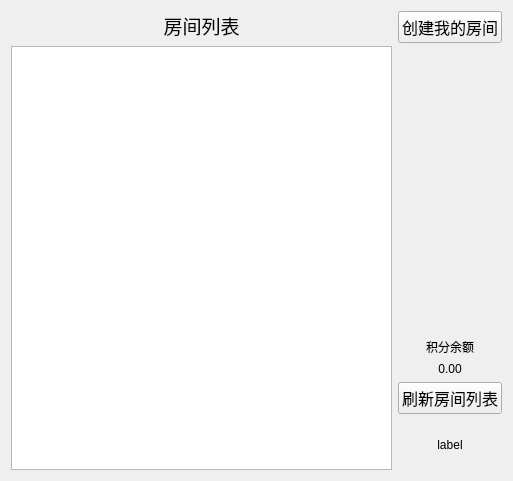
<?xml version="1.0" encoding="UTF-8"?>
<ui version="4.0">
 <class>RoomOpeWidget</class>
 <widget class="QWidget" name="RoomOpeWidget">
  <property name="geometry">
   <rect>
    <x>0</x>
    <y>0</y>
    <width>513</width>
    <height>481</height>
   </rect>
  </property>
  <property name="windowTitle">
   <string>Form</string>
  </property>
  <property name="styleSheet">
   <string notr="true"/>
  </property>
  <layout class="QHBoxLayout" name="horizontalLayout_2">
   <item>
    <layout class="QHBoxLayout" name="horizontalLayout">
     <item>
      <layout class="QVBoxLayout" name="verticalLayout_2">
       <item>
        <widget class="QLabel" name="label">
         <property name="text">
          <string>&lt;html&gt;&lt;head/&gt;&lt;body&gt;&lt;p align=&quot;center&quot;&gt;&lt;span style=&quot; font-size:14pt;&quot;&gt;房间列表&lt;/span&gt;&lt;/p&gt;&lt;/body&gt;&lt;/html&gt;</string>
         </property>
        </widget>
       </item>
       <item>
        <widget class="QListWidget" name="RoomlistLW"/>
       </item>
      </layout>
     </item>
     <item>
      <layout class="QVBoxLayout" name="verticalLayout">
       <item>
        <widget class="QPushButton" name="pbCreateMyroom">
         <property name="font">
          <font>
           <family>隶书</family>
           <pointsize>12</pointsize>
          </font>
         </property>
         <property name="text">
          <string>创建我的房间</string>
         </property>
        </widget>
       </item>
       <item>
        <spacer name="verticalSpacer">
         <property name="orientation">
          <enum>Qt::Vertical</enum>
         </property>
         <property name="sizeHint" stdset="0">
          <size>
           <width>20</width>
           <height>40</height>
          </size>
         </property>
        </spacer>
       </item>
       <item>
        <widget class="QLabel" name="label_2">
         <property name="text">
          <string>&lt;html&gt;&lt;head/&gt;&lt;body&gt;&lt;p align=&quot;center&quot;&gt;积分余额&lt;/p&gt;&lt;/body&gt;&lt;/html&gt;</string>
         </property>
        </widget>
       </item>
       <item>
        <widget class="QLabel" name="lb_score">
         <property name="text">
          <string>&lt;html&gt;&lt;head/&gt;&lt;body&gt;&lt;p align=&quot;center&quot;&gt;0.00&lt;/p&gt;&lt;/body&gt;&lt;/html&gt;</string>
         </property>
        </widget>
       </item>
       <item>
        <widget class="QPushButton" name="pbFlushList">
         <property name="font">
          <font>
           <family>隶书</family>
           <pointsize>12</pointsize>
          </font>
         </property>
         <property name="text">
          <string>刷新房间列表</string>
         </property>
        </widget>
       </item>
       <item>
        <widget class="QLabel" name="lb_gif">
         <property name="minimumSize">
          <size>
           <width>50</width>
           <height>50</height>
          </size>
         </property>
         <property name="text">
          <string>&lt;html&gt;&lt;head/&gt;&lt;body&gt;&lt;p align=&quot;center&quot;&gt;label&lt;/p&gt;&lt;/body&gt;&lt;/html&gt;</string>
         </property>
        </widget>
       </item>
      </layout>
     </item>
    </layout>
   </item>
  </layout>
 </widget>
 <resources/>
 <connections/>
</ui>
